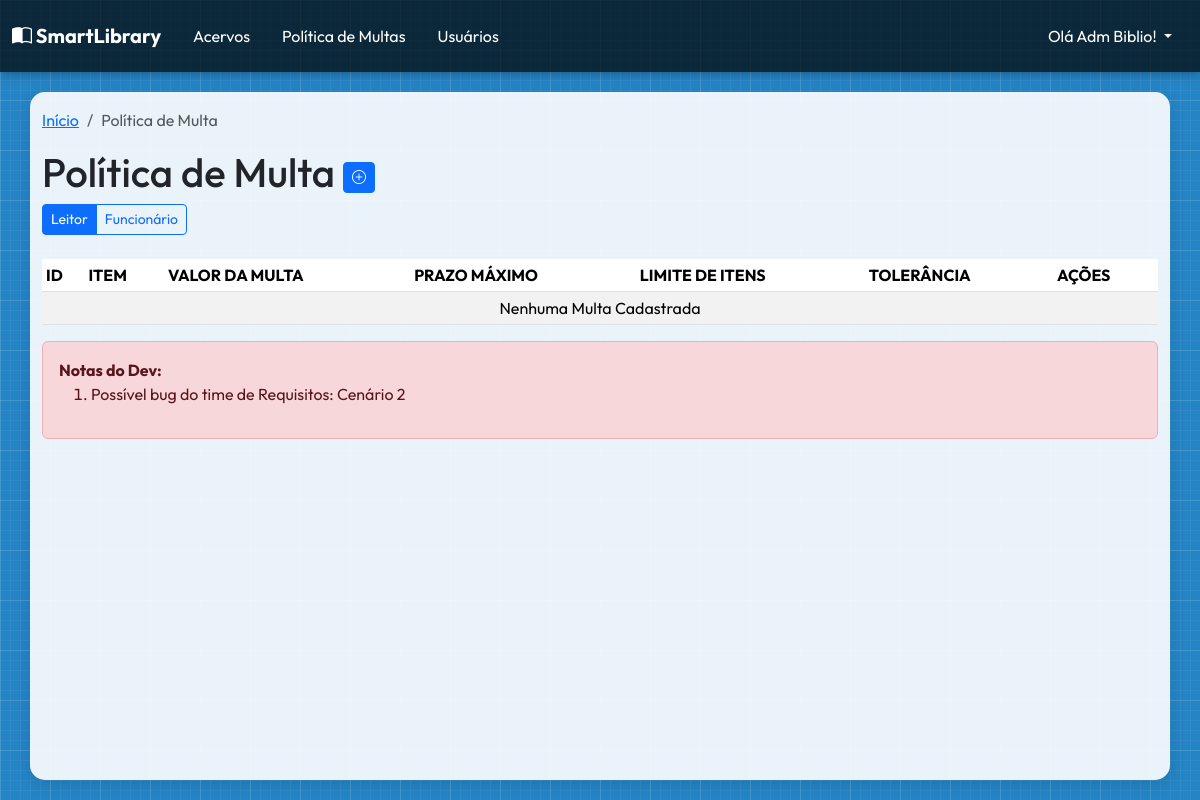
Before: /collection-item/delay-policy (signed in) with the older database file.
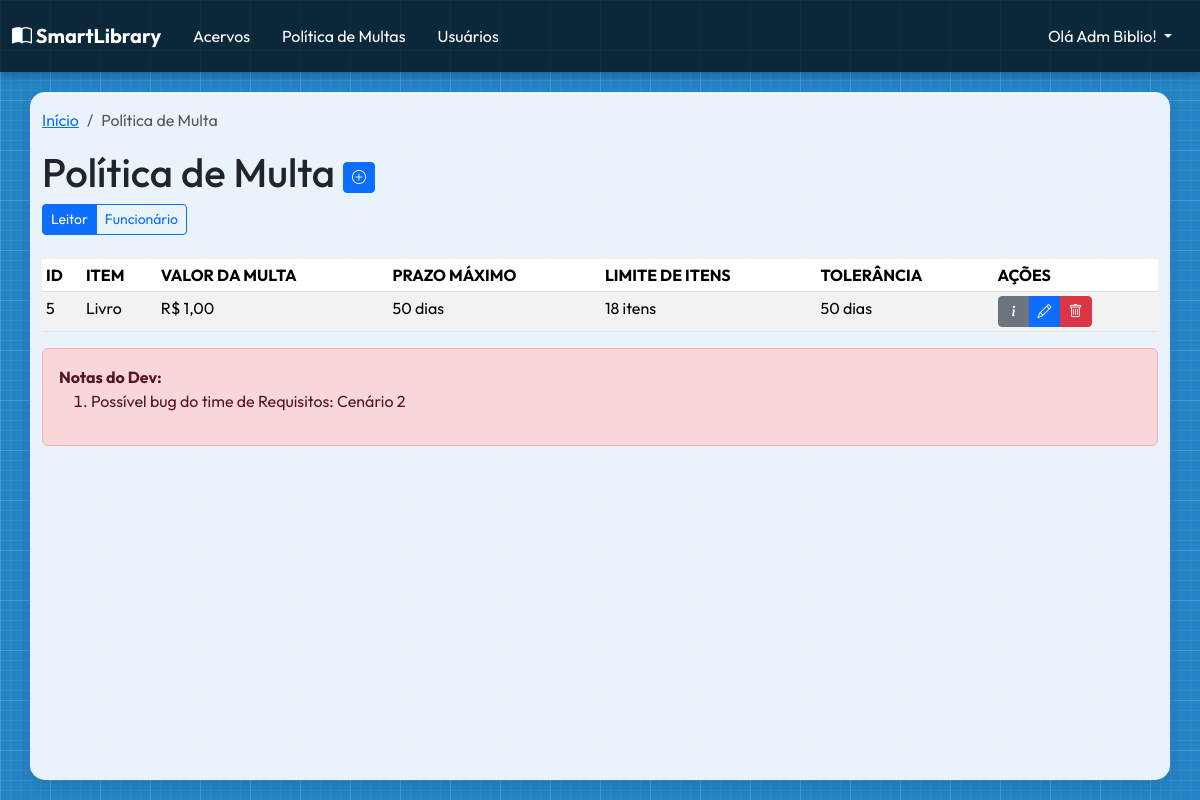
After: the same page with the newer database file.
### collection_item/models.py (models this page shows)
class DelayPolicy(models.Model):
    TIPOS_USUARIOS = [
        (User.LEITOR, "Leitor"),
        (User.FUNCIONARIO, "Funcionário"),
    ]
    type_user = models.PositiveSmallIntegerField(
        verbose_name="Tipo de Usuário",
        choices=TIPOS_USUARIOS,
        default=User.LEITOR,
        null=False,
        blank=False,
    )
    type_item = models.PositiveSmallIntegerField(
        verbose_name="Tipo de Item",
        choices=CollectionItem.COLLECTION_TYPES,
        default=CollectionItem.LIVRO,
        null=False,
        blank=False,
    )
    max_days = models.PositiveIntegerField(
        verbose_name="Prazo maximo de emprestimo (em dias)",
        null=False,
        blank=False,
        help_text="Tempo máximo (em dias) que o usuário poderá permanecer com o Item antes de começar a receber a multa.",
        validators=[validate_upper_zero],
    )
    fine_value = models.DecimalField(
        verbose_name="Valor da multa (por dias)",
        null=False,
        blank=False,
        max_digits=10,
        decimal_places=2,
        help_text="O valor da multa é calculado com base no número de dias em que o item não foi devolvido, multiplicado pelo valor diário da multa.",
        validators=[validate_fine_value],
    )
    item_limits = models.PositiveIntegerField(
        verbose_name="Limite de itens simultâneos",
        null=False,
        blank=False,
        help_text="Limite de Itens que o usuário pode emprestar",
        validators=[validate_upper_zero],
    )
    delay_tolerance = models.PositiveIntegerField(
        verbose_name="Tolerância de atraso (Opcional)",
        null=True,
        blank=True,
        help_text="Tempo máximo (em dias) que o usuário pode permanecer com o item sem ser multado.",
    )
    class Meta:
        verbose_name = "Política de Multa e Atrazo"
        verbose_name_plural = "Políticas de Multas e Atrazos"
        ordering = ["type_user", "type_item"]
    def fine_value_formatted(self):
        return "R$ " + str(self.fine_value).replace(".", ",")
    def delay_tolerance_formatted(self):
        if self.delay_tolerance:
            return str(self.delay_tolerance) + " dias"

### collection_item/views.py (the view)
class DelayPolicyListView(LibrarianPermissionMixin, ListView):
    model = DelayPolicy
    template_name = "delay_policy/delaypolicy_list.html"
    def get_queryset(self):
        self.selected_type_user = int(self.request.GET.get("user", 0))
        return DelayPolicy.objects.filter(type_user=self.selected_type_user)
    def get_context_data(self, **kwargs):
        context = super().get_context_data(**kwargs)
        context["types_user_list"] = DelayPolicy.TIPOS_USUARIOS
        context["selected_type_user"] = self.selected_type_user
        return context

### user/models.py (called while the page is built)
    def __str__(self):
        return self.username

### user/views.py (called while the page is built)
    def dispatch(self, request, *args, **kwargs):
        if (
            not request.user.is_authenticated
            or request.user.type_user != User.BIBLIOTECARIO
            or not request.user.is_superuser
        ):
            messages.warning(
                request, "Acesso restrito a Bibliotecários e Administradores"
            )
            return HttpResponseRedirect(reverse_lazy("home_page"))
        return super().dispatch(request, *args, **kwargs)

### collection_item/templates/delay_policy/delaypolicy_list.html (shortened to what this page needs)
{% extends "base.html" %}
{% block breadcrumbs %}
<ol class="breadcrumb">
    <li class="breadcrumb-item"><a href="{% url "home_page" %}">Início</a></li>
    <li class="breadcrumb-item active">Política de Multa</li>
</ol>
{% endblock breadcrumbs %}
{% block main_content %}
    <h1>Política de Multa {% if user.type_user == 2 %}
        <a href="{% url 'delay_policy_create' %}" class="btn btn-primary btn-sm" data-bs-toggle="tooltip" data-bs-title="Cadastrar Multa"><i class="bi bi-plus-circle"></i></a>
    {% endif %}</h1>
    <div class="btn-group mb-4">
        {% for type_value, type_name in types_user_list %}
            <a href="?user={{type_value}}" class="btn btn-sm {% if selected_type_user == type_value %}btn-primary{% else %}btn-outline-primary{% endif %}">{{type_name}}</a>
        {% endfor %}
    </div>
    <div class="table-responsive">
        <table class="table table-striped table-hover table-sm">
            <thead>
                <tr>
                    <th scope="col">ID</th>
                    <th scope="col">ITEM</th>
                    <th scope="col">VALOR DA MULTA</th>
                    <th scope="col">PRAZO MÁXIMO</th>
                    <th scope="col">LIMITE DE ITENS</th>
                    <th scope="col">TOLERÂNCIA</th>
                    {% if user.type_user == 2 %}
                        <th scope="col">AÇÕES</th>
                    {% endif %}
                </tr>
            </thead>
            <tbody>
                {% for item in delaypolicy_list %}
                    <tr>
                        <td scope="row"> {{ item.id }} </td>
                        <td scope="row"> {{ item.get_type_item_display }} </td>
                        <td scope="row"> {{ item.fine_value_formatted }} </td>
                        <td scope="row"> {{ item.max_days }} dias </td>
                        <td scope="row"> {{ item.item_limits }} itens </td>
                        <td scope="row"> {{ item.delay_tolerance_formatted|default:"-" }} </td>
                        <td>
                            <div class="btn-group">
                                <a href="{% url "delay_policy_detail" item.pk %}" class="btn btn-secondary btn-sm" data-bs-toggle="tooltip" data-bs-title="Informações da Multa"><i class="bi bi-info-lg"></i></a>
                                {% if user.type_user == 2 %}
                                    <a href="{% url "delay_policy_update" item.pk %}" class="btn btn-primary btn-sm" data-bs-toggle="tooltip" data-bs-title="Editar"><i class="bi bi-pencil"></i></a>
                                    <a href="{% url "delay_policy_delete" item.pk %}" class="btn btn-danger btn-sm" data-bs-toggle="tooltip" data-bs-title="Excluir"><i class="bi bi-trash"></i></a>
                                {% endif %}
                            </div>
                        </td>
                    </tr>
                    {% empty %}
                    <tr>
                        <td colspan="7" class="text-center">Nenhuma Multa Cadastrada</td>
                    </tr>
                    {% endfor %}
                </tbody>
        </table>
    </div>
    <div class="alert alert-danger"><strong>Notas do Dev:</strong>
        <ol>
            <li>Possível bug do time de Requisitos: Cenário 2</li>
        </ol>
    </div>
{% endblock main_content %}

Changed rows visible on the page:
added DelayPolicy: id "5", type_item "Livro", fine_value_formatted "R$ 1,00", max_days "50", item_limits "18", delay_tolerance_formatted "50 dias"
Other visible differences:
text no longer shown: "Nenhuma Multa Cadastrada"
